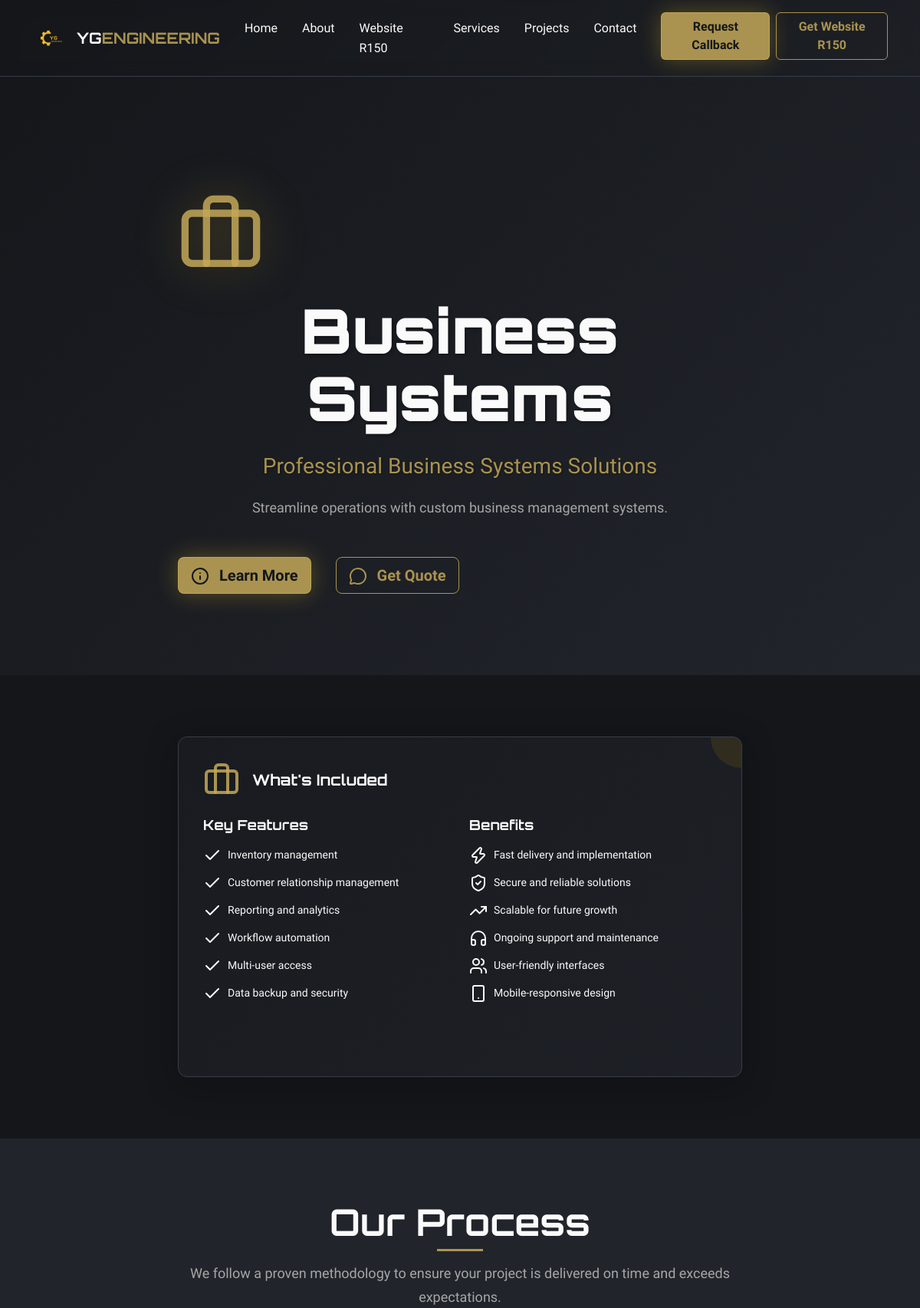
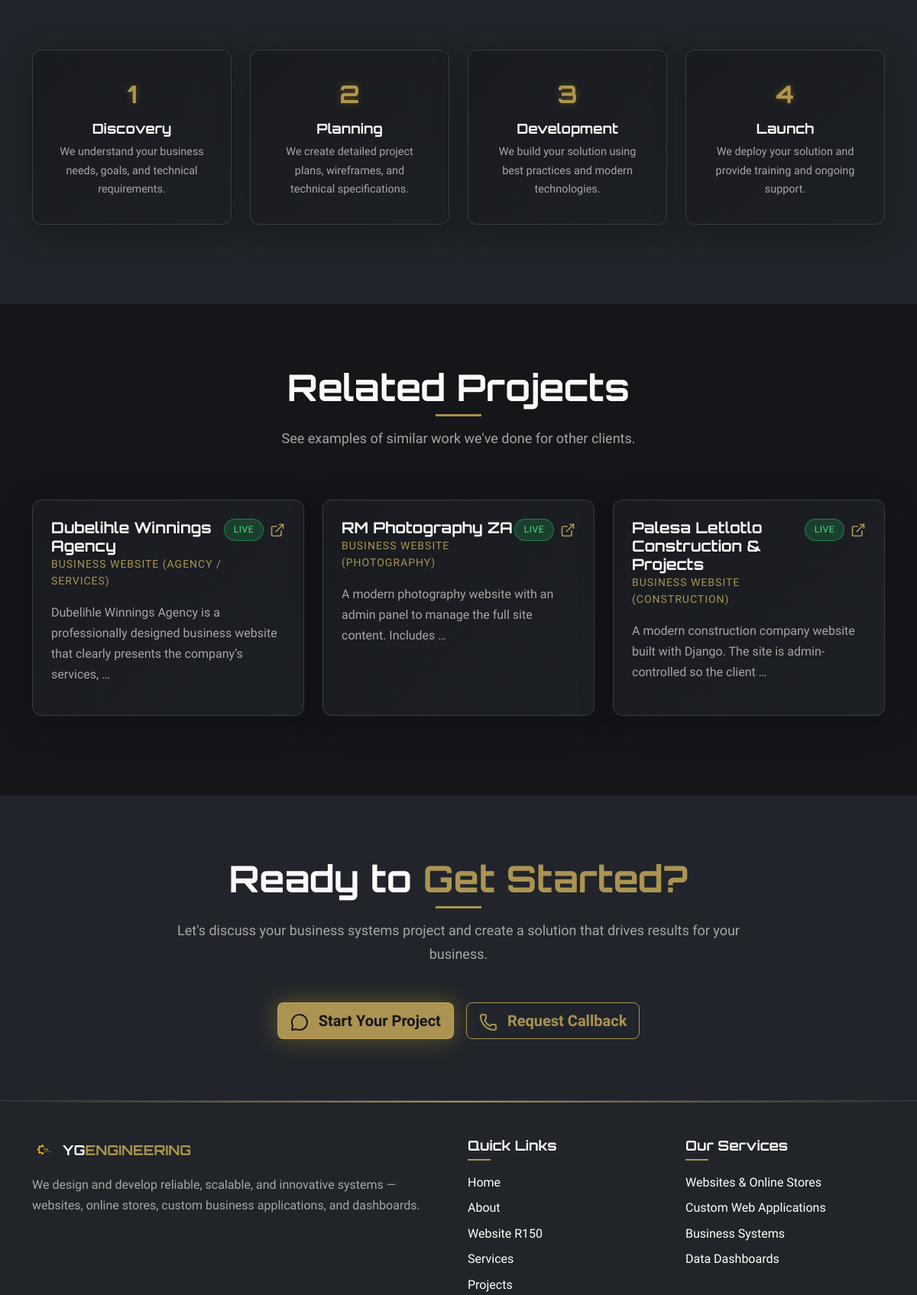
/services/business-systems/ (upper part), run on the app's committed database (2 pictures, top to bottom).
### website/models.py (models this page shows, shortened)
class Project(models.Model):
    class Status(models.TextChoices):
        LIVE = "live", "Live"
        DEVELOPMENT = "development", "In Development"
        COMPLETED = "completed", "Completed"
    title = models.CharField(max_length=200)
    project_type = models.CharField(max_length=120)
    description = models.TextField()
    status = models.CharField(max_length=20, choices=Status.choices, default=Status.DEVELOPMENT)
    technologies = models.ManyToManyField(Technology, blank=True)
    link = models.URLField(blank=True)  # optional as requested
    created_at = models.DateTimeField(auto_now_add=True)
    updated_at = models.DateTimeField(auto_now=True)
    class Meta:
        ordering = ['-created_at']
    @property
    def status_badge_text(self):
        return self.get_status_display()
    @property
    def status_badge_class(self):
        return f"status-{self.status}"

### website/views.py (the view)
# urls.py: path('services/<slug:service_slug>/', views.service_detail, name='service_detail'),
def service_detail(request, service_slug):
    if service_slug not in SERVICES:
        raise Http404("Service not found")
    service = SERVICES[service_slug]
    related_projects = Project.objects.filter(
        project_type__icontains=service['title'].split()[0]
    )[:3]
    return render(request, "service_detail.html", {
        "service": service,
        "service_slug": service_slug,
        "related_projects": related_projects,
    })

### website/templates/service_detail.html (shortened to what this page needs)
{% extends "base.html" %}
{% load static %}
{% block content %}
<section class="hero-section">
  <div class="container">
    <div class="row align-items-center min-vh-100">
      <div class="col-lg-8 mx-auto text-center">
        <div class="hero-logo mb-4">
          <div class="gear-container">
            <i data-lucide="{{ service.icon }}" class="gear-icon"></i>
          </div>
        </div>
        <h1 class="hero-title mb-4">
          {{ service.title }}
        </h1>
        <p class="tagline-main mb-3">
          Professional {{ service.title }} Solutions
        </p>
        <p class="tagline-sub mb-5">
          {{ service.description }}
        </p>
        <div class="hero-buttons">
          <a href="#details" class="btn btn-primary btn-lg me-3">
            <i data-lucide="info" class="me-2"></i>
            Learn More
          </a>
          <a href="{% url 'contact' %}" class="btn btn-outline-primary btn-lg">
            <i data-lucide="message-circle" class="me-2"></i>
            Get Quote
          </a>
        </div>
      </div>
    </div>
  </div>
</section>
<section class="section-padding" id="details">
  <div class="container">
    <div class="row">
      <div class="col-lg-8 mx-auto">
        <div class="service-card mb-5">
          <div class="service-accent"></div>
          <div class="d-flex align-items-center mb-4">
            <i data-lucide="{{ service.icon }}" class="me-3" style="width: 3rem; height: 3rem; color: var(--gear-gold);"></i>
            <h2 class="service-title mb-0">What's Included</h2>
          </div>
          <div class="row">
            <div class="col-md-6">
              <h4 class="capability-title mb-3">Key Features</h4>
              <ul class="service-features">
                {% for feature in service.features %}
                  <li>
                    <i data-lucide="check" class="me-2"></i>
                    {{ feature }}
                  </li>
                {% endfor %}
              </ul>
            </div>
            <div class="col-md-6">
              <h4 class="capability-title mb-3">Benefits</h4>
              <ul class="service-features">
                <li>
                  <i data-lucide="zap" class="me-2"></i>
                  Fast delivery and implementation
                </li>
                <li>
                  <i data-lucide="shield-check" class="me-2"></i>
                  Secure and reliable solutions
                </li>
                <li>
                  <i data-lucide="trending-up" class="me-2"></i>
                  Scalable for future growth
                </li>
                <li>
                  <i data-lucide="headphones" class="me-2"></i>
                  Ongoing support and maintenance
                </li>
                <li>
                  <i data-lucide="users" class="me-2"></i>
                  User-friendly interfaces
                </li>
                <li>
                  <i data-lucide="smartphone" class="me-2"></i>
                  Mobile-responsive design
                </li>
              </ul>
            </div>
          </div>
        </div>
      </div>
    </div>
  </div>
</section>
<section class="section-padding bg-steel-gray">
  <div class="container">
    <div class="row">
      <div class="col-lg-8 mx-auto text-center mb-5">
        <h2 class="section-title mb-4">Our Process</h2>
        <p class="section-subtitle">
          We follow a proven methodology to ensure your project is delivered on time and exceeds expectations.
        </p>
      </div>
    </div>
    <div class="row">
      <div class="col-lg-3 col-md-6 mb-4">
        <div class="capability-card text-center">
          <div class="stat-number" style="font-size: 2rem;">1</div>
          <h4 class="capability-title mb-2">Discovery</h4>
          <p class="capability-text">
            We understand your business needs, goals, and technical requirements.
          </p>
        </div>
      </div>
      <div class="col-lg-3 col-md-6 mb-4">
        <div class="capability-card text-center">
          <div class="stat-number" style="font-size: 2rem;">2</div>
          <h4 class="capability-title mb-2">Planning</h4>
          <p class="capability-text">
            We create detailed project plans, wireframes, and technical specifications.
          </p>
        </div>
      </div>
      <div class="col-lg-3 col-md-6 mb-4">
        <div class="capability-card text-center">
          <div class="stat-number" style="font-size: 2rem;">3</div>
          <h4 class="capability-title mb-2">Development</h4>
          <p class="capability-text">
            We build your solution using best practices and modern technologies.
          </p>
        </div>
      </div>
      <div class="col-lg-3 col-md-6 mb-4">
        <div class="capability-card text-center">
          <div class="stat-number" style="font-size: 2rem;">4</div>
          <h4 class="capability-title mb-2">Launch</h4>
          <p class="capability-text">
            We deploy your solution and provide training and ongoing support.
          </p>
        </div>
      </div>
    </div>
  </div>
</section>
{% if related_projects %}
<section class="section-padding">
  <div class="container">
    <div class="row">
      <div class="col-lg-8 mx-auto text-center mb-5">
        <h2 class="section-title mb-4">Related Projects</h2>
        <p class="section-subtitle">
          See examples of similar work we've done for other clients.
        </p>
      </div>
    </div>
    <div class="row">
      {% for project in related_projects %}
        <div class="col-lg-4 col-md-6 mb-4">
          <div class="project-card">
            <div class="project-header mb-3">
              <div>
                <h3 class="project-title">{{ project.title }}</h3>
                <div class="project-type">{{ project.project_type }}</div>
              </div>
              <div class="d-flex align-items-center">
                <span class="project-status {{ project.status_badge_class }}">
                  {{ project.status_badge_text }}
                </span>
                {% if project.link %}
                  <a href="{{ project.link }}" target="_blank" class="ms-2">
                    <i data-lucide="external-link" class="project-icon"></i>
                  </a>
                {% endif %}
              </div>
            </div>
            <p class="project-description mb-3">{{ project.description|truncatewords:15 }}</p>
          </div>
        </div>
      {% endfor %}
    </div>
  </div>
</section>
{% endif %}
<section class="section-padding bg-steel-gray">
  <div class="container">
    <div class="row">
      <div class="col-lg-8 mx-auto text-center">
        <h2 class="section-title mb-4">Ready to <span class="text-gear-gold">Get Started?</span></h2>
        <p class="section-subtitle mb-5">
          Let's discuss your {{ service.title|lower }} project and create a solution that drives results for your business.
        </p>
        <div class="d-flex flex-wrap gap-3 justify-content-center">
          <a href="{% url 'contact' %}" class="btn btn-primary btn-lg">
            <i data-lucide="message-circle" class="me-2"></i>
            Start Your Project
          </a>
          <button class="btn btn-outline-primary btn-lg" data-bs-toggle="modal" data-bs-target="#callbackModal">
            <i data-lucide="phone" class="me-2"></i>
            Request Callback
          </button>
        </div>
      </div>
    </div>
  </div>
</section>
{% endblock %}

### data on the page
Project: title "Dubelihle Winnings Agency", project_type "BUSINESS WEBSITE (AGENCY / SERVICES)", status_badge_text "LIVE", description "Dubelihle Winnings Agency is a professionally designed business website that clearly presents the company’s services, …"
Project: title "RM Photography ZA", project_type "BUSINESS WEBSITE (PHOTOGRAPHY)", status_badge_text "LIVE", description "A modern photography website with an admin panel to manage the full site content. Includes …"
Project: title "Palesa Letlotlo Construction & Projects", project_type "BUSINESS WEBSITE (CONSTRUCTION)", status_badge_text "LIVE", description "A modern construction company website built with Django. The site is admin-controlled so the client …"

### other printed values
{{ service.title }} "Business Systems"
{{ service.description }} "Streamline operations with custom business management systems."
{{ feature }} "Inventory management" "Customer relationship management" "Reporting and analytics" "Workflow automation" "Multi-user access" "Data backup and security"
{{ service.title|lower }} "business systems"
